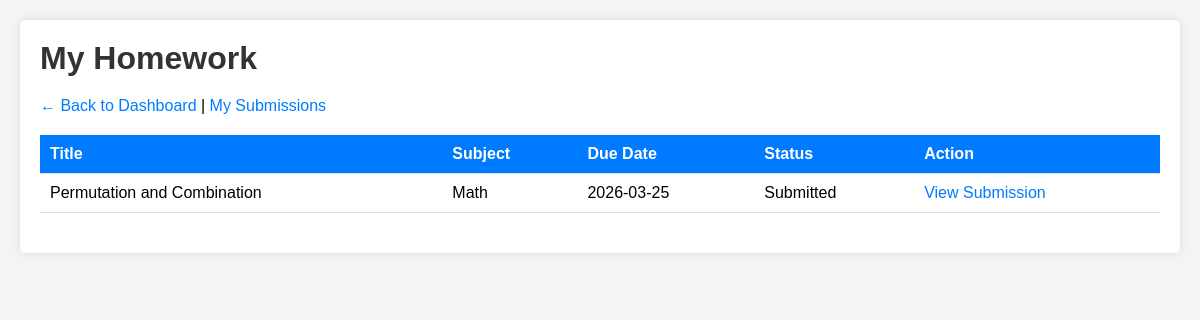
Screenshot of /student/homework/view_homework.php (signed in) with the database file from the repository.
### tables this page shows
CREATE TABLE `homework` (
  `id` int(11) NOT NULL,
  `teacher_id` int(11) NOT NULL,
  `class` varchar(10) NOT NULL,
  `section` varchar(5) DEFAULT NULL,
  `subject_id` int(11) NOT NULL,
  `title` varchar(200) NOT NULL,
  `description` text DEFAULT NULL,
  `due_date` date NOT NULL,
  `created_at` timestamp NOT NULL DEFAULT current_timestamp()
);

CREATE TABLE `subjects` (
  `id` int(11) NOT NULL,
  `subject_name` varchar(100) NOT NULL
);

### student/homework/view_homework.php (the view, shortened to what this page needs)
<?php
include '../../config.php';
$student_id = $_SESSION['student_id'];
$student_sql = "SELECT class, section FROM students WHERE id = $student_id";
$student_res = mysqli_query($conn, $student_sql);
$student = mysqli_fetch_assoc($student_res);
$class = $student['class'];
$section = $student['section'];
$homework_sql = "SELECT h.*, s.subject_name
                 FROM homework h
                 JOIN subjects s ON h.subject_id = s.id
                 WHERE h.class = '$class' AND h.section = '$section'
                 ORDER BY h.due_date DESC";
$homework_res = mysqli_query($conn, $homework_sql);
$submissions_sql = "SELECT homework_id FROM homework_submissions WHERE student_id = $student_id";
$submissions_res = mysqli_query($conn, $submissions_sql);
$submitted = [];
while ($sub = mysqli_fetch_assoc($submissions_res)) {
    $submitted[] = $sub['homework_id'];
}
?>
<!DOCTYPE html>
<html>
<head>
    <link rel="stylesheet" href="../../css/style.css">
</head>
<body>
    <div class="container">
        <h1>My Homework</h1>
        <p><a href="../dashboard.php">← Back to Dashboard</a> | <a href="my_submissions.php">My Submissions</a></p>
        <?php if (mysqli_num_rows($homework_res) == 0): ?>
            <p>No homework assigned.</p>
        <?php else: ?>
            <table>
                <tr>
                    <th>Title</th>
                    <th>Subject</th>
                    <th>Due Date</th>
                    <th>Status</th>
                    <th>Action</th>
                </tr>
                <?php while ($hw = mysqli_fetch_assoc($homework_res)):
                    $status = in_array($hw['id'], $submitted) ? 'Submitted' : 'Pending';
                ?>
                <tr>
                    <td><?php echo $hw['title']; ?></td>
                    <td><?php echo $hw['subject_name']; ?></td>
                    <td><?php echo $hw['due_date']; ?></td>
                    <td><?php echo $status; ?></td>
                    <td>
                        <?php if ($status == 'Pending'): ?>
                            <a href="submit_homework.php?id=<?php echo $hw['id']; ?>">Submit</a>
                        <?php else: ?>
                            <a href="view_submission.php?hw_id=<?php echo $hw['id']; ?>">View Submission</a>
                        <?php endif; ?>
                    </td>
                </tr>
                <?php endwhile; ?>
            </table>
        <?php endif; ?>
    </div>
</body>
</html>

### css/style.css (style rules this page uses)
* { margin: 0; padding: 0; box-sizing: border-box; }
body { font-family: Arial, sans-serif; background: #f4f4f4; padding: 20px; }
.container { max-width: 1200px; margin: 0 auto; background: white; padding: 20px; border-radius: 5px; box-shadow: 0 0 10px rgba(0,0,0,0.1); }
h1, h2, h3 { color: #333; margin-bottom: 20px; }
table { width: 100%; border-collapse: collapse; margin: 20px 0; }
th, td { padding: 10px; text-align: left; border-bottom: 1px solid #ddd; }
th { background: #007bff; color: white; }
a { color: #007bff; text-decoration: none; }

### rows the page displays
homework: title "Permutation and Combination", subject.subject_name "Math", due_date "2026-03-25", id "Submitted"
